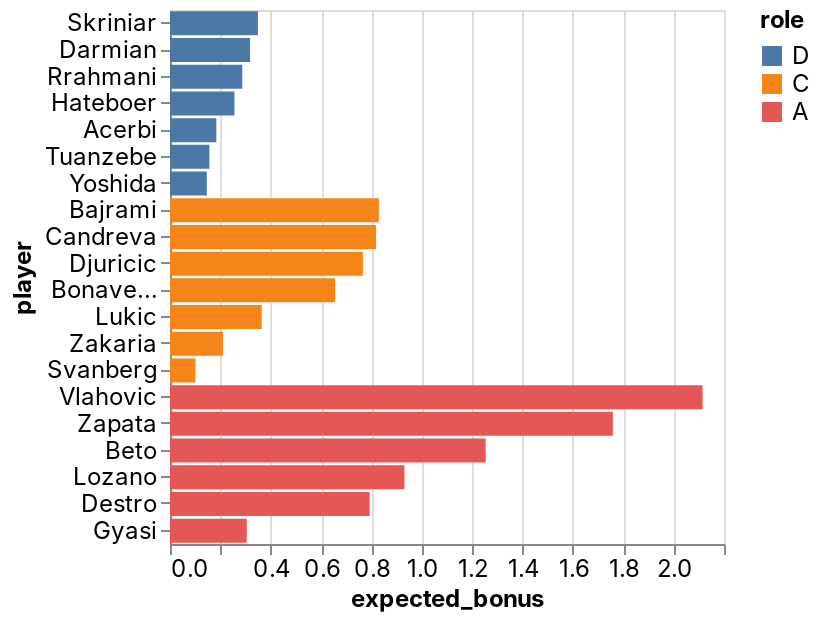

Notebook code for this chart:
### Code cell
_deepnote_run_altair(team, """{"$schema":"https://vega.github.io/schema/vega-lite/v4.json","mark":{"type":"bar","tooltip":{"content":"data"}},"height":220,"autosize":{"type":"fit"},"data":{"name":"placeholder"},"encoding":{"x":{"field":"expected_bonus","type":"quantitative","sort":null,"scale":{"type":"linear","zero":false}},"y":{"field":"player","type":"nominal","sort":null,"scale":{"type":"linear","zero":true}},"color":{"field":"role","type":"nominal","sort":null,"scale":{"type":"linear","zero":false}}}}""")

### Figure 1 — Vega-Lite specification as saved in the notebook (floating-point values rounded to 4 significant figures)
{"config": {"view": {"continuousWidth": 400, "continuousHeight": 300}, "area": {"fill": "#51C0E9"}, "axis": {"labelFont": "Inter, sans-serif", "labelFontSize": 12, "labelFontWeight": "normal", "labelLimit": 60, "labelOverlap": "greedy", "titleFont": "Inter, sans-serif", "titleFontSize": 12, "titleFontWeight": "bold"}, "background": "#ffffff", "legend": {"labelFont": "Inter, sans-serif", "labelFontSize": 12, "titleFont": "Inter, sans-serif", "titleFontSize": 12, "titleFontWeight": "bold"}, "line": {"stroke": "#51C0E9", "strokeWidth": 2}, "rect": {"fill": "#51C0E9"}, "title": {"anchor": "start", "color": "#000000", "font": "Inter, sans-serif", "fontSize": 22, "fontWeight": "normal"}}, "data": {"name": "data-061a94fd18123bae5b0661998a221f71"}, "mark": {"type": "bar", "tooltip": {"content": "data"}}, "autosize": {"type": "fit"}, "encoding": {"color": {"type": "nominal", "field": "role", "scale": {"type": "linear", "zero": false}, "sort": null}, "x": {"type": "quantitative", "field": "expected_bonus", "scale": {"type": "linear", "zero": false}, "sort": null}, "y": {"type": "nominal", "field": "player", "scale": {"type": "linear", "zero": true}, "sort": null}}, "height": 300, "width": "container", "$schema": "https://vega.github.io/schema/vega-lite/v4.json", "datasets": {"data-061a94fd18123bae5b0661998a221f71": [{"fanta_team": "AI sereje ja dejeDe jebe tu de jebere", "role": "D", "player": "Skriniar", "team": "Inter", "opponent": "Spezia", "date": "2022-04-15T00:00:00", "expected_bonus": 0.3491}, {"fanta_team": "AI sereje ja dejeDe jebe tu de jebere", "role": "D", "player": "Darmian", "team": "Inter", "opponent": "Spezia", "date": "2022-04-15T00:00:00", "expected_bonus": 0.318}, {"fanta_team": "AI sereje ja dejeDe jebe tu de jebere", "role": "D", "player": "Rrahmani", "team": "Napoli", "opponent": "Roma", "date": "2022-04-18T00:00:00", "expected_bonus": 0.2869}, {"fanta_team": "AI sereje ja dejeDe jebe tu de jebere", "role": "D", "player": "Hateboer", "team": "Atalanta", "opponent": "Verona", "date": "2022-04-18T00:00:00", "expected_bonus": 0.256}, {"fanta_team": "AI sereje ja dejeDe jebe tu de jebere", "role": "D", "player": "Acerbi", "team": "Lazio", "opponent": "Torino", "date": "2022-04-16T00:00:00", "expected_bonus": 0.184}, {"fanta_team": "AI sereje ja dejeDe jebe tu de jebere", "role": "D", "player": "Tuanzebe", "team": "Napoli", "opponent": "Roma", "date": "2022-04-18T00:00:00", "expected_bonus": 0.1566}, {"fanta_team": "AI sereje ja dejeDe jebe tu de jebere", "role": "D", "player": "Yoshida", "team": "Sampdoria", "opponent": "Salernitana", "date": "2022-04-16T00:00:00", "expected_bonus": 0.1461}, {"fanta_team": "AI sereje ja dejeDe jebe tu de jebere", "role": "C", "player": "Bajrami", "team": "Empoli", "opponent": "Udinese", "date": "2022-04-16T00:00:00", "expected_bonus": 0.8293}, {"fanta_team": "AI sereje ja dejeDe jebe tu de jebere", "role": "C", "player": "Candreva", "team": "Sampdoria", "opponent": "Salernitana", "date": "2022-04-16T00:00:00", "expected_bonus": 0.8183}, {"fanta_team": "AI sereje ja dejeDe jebe tu de jebere", "role": "C", "player": "Djuricic", "team": "Sassuolo", "opponent": "Cagliari", "date": "2022-04-16T00:00:00", "expected_bonus": 0.7658}, {"fanta_team": "AI sereje ja dejeDe jebe tu de jebere", "role": "C", "player": "Bonaventura", "team": "Fiorentina", "opponent": "Venezia", "date": "2022-04-16T00:00:00", "expected_bonus": 0.6558}, {"fanta_team": "AI sereje ja dejeDe jebe tu de jebere", "role": "C", "player": "Lukic", "team": "Torino", "opponent": "Lazio", "date": "2022-04-16T00:00:00", "expected_bonus": 0.3641}, {"fanta_team": "AI sereje ja dejeDe jebe tu de jebere", "role": "C", "player": "Zakaria", "team": "Juventus", "opponent": "Bologna", "date": "2022-04-16T00:00:00", "expected_bonus": 0.2102}, {"fanta_team": "AI sereje ja dejeDe jebe tu de jebere", "role": "C", "player": "Svanberg", "team": "Bologna", "opponent": "Juventus", "date": "2022-04-16T00:00:00", "expected_bonus": 0.1012}, {"fanta_team": "AI sereje ja dejeDe jebe tu de jebere", "role": "A", "player": "Vlahovic", "team": "Juventus", "opponent": "Bologna", "date": "2022-04-16T00:00:00", "expected_bonus": 2.115}, {"fanta_team": "AI sereje ja dejeDe jebe tu de jebere", "role": "A", "player": "Zapata", "team": "Atalanta", "opponent": "Verona", "date": "2022-04-18T00:00:00", "expected_bonus": 1.759}, {"fanta_team": "AI sereje ja dejeDe jebe tu de jebere", "role": "A", "player": "Beto", "team": "Udinese", "opponent": "Empoli", "date": "2022-04-16T00:00:00", "expected_bonus": 1.254}, {"fanta_team": "AI sereje ja dejeDe jebe tu de jebere", "role": "A", "player": "Lozano", "team": "Napoli", "opponent": "Roma", "date": "2022-04-18T00:00:00", "expected_bonus": 0.931}, {"fanta_team": "AI sereje ja dejeDe jebe tu de jebere", "role": "A", "player": "Destro", "team": "Genoa", "opponent": "AC Milan", "date": "2022-04-15T00:00:00", "expected_bonus": 0.7931}, {"fanta_team": "AI sereje ja dejeDe jebe tu de jebere", "role": "A", "player": "Gyasi", "team": "Spezia", "opponent": "Inter", "date": "2022-04-15T00:00:00", "expected_bonus": 0.3049}]}}
